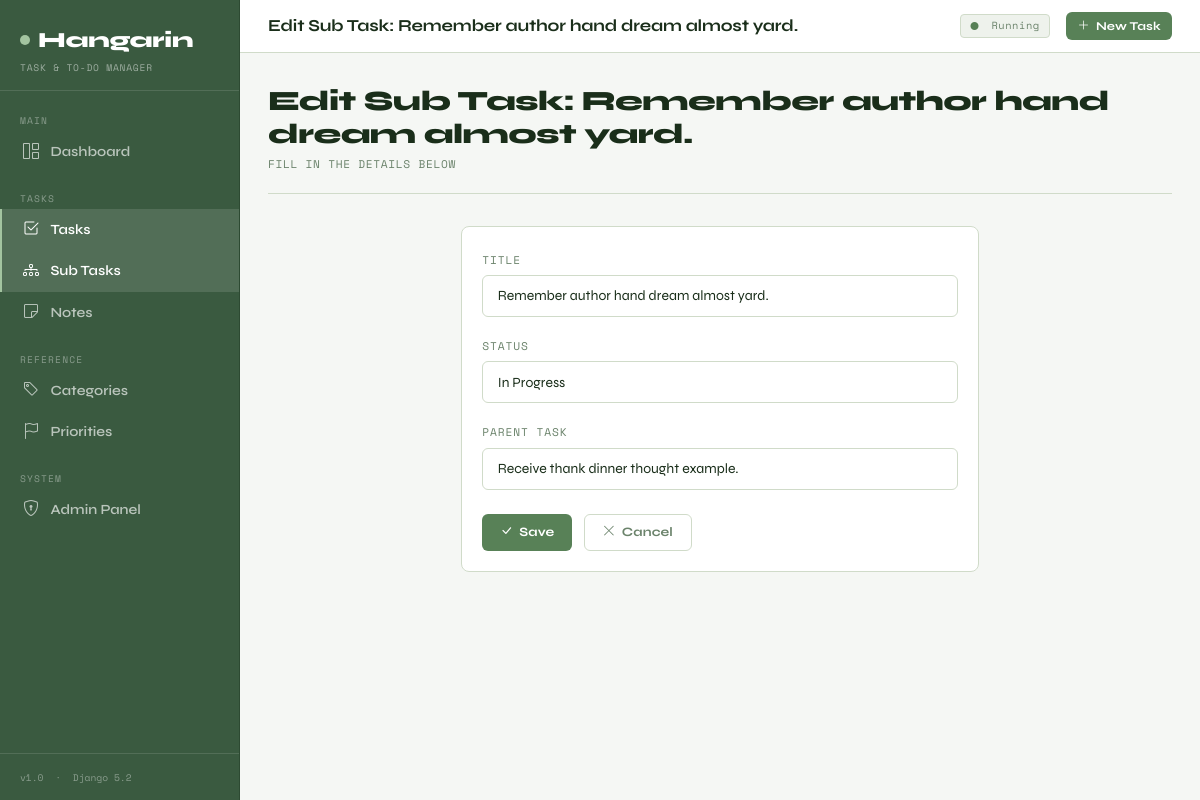
The page /subtasks/17/edit/ on the database its author committed.
### taskapp/models.py (models this page shows, shortened)
class BaseModel(models.Model):
    created_at = models.DateTimeField(auto_now_add=True)
    updated_at = models.DateTimeField(auto_now=True)
    class Meta:
        abstract = True

class SubTask(BaseModel):
    STATUS_CHOICES = [
        ("Pending", "Pending"),
        ("In Progress", "In Progress"),
        ("Completed", "Completed"),
    ]
    parent_task = models.ForeignKey(
        Task,
        on_delete=models.CASCADE,
        related_name="subtasks",
    )
    title = models.CharField(max_length=255)
    status = models.CharField(
        max_length=50,
        choices=STATUS_CHOICES,
        default="Pending",
    )
    class Meta:
        verbose_name = "Sub Task"
        verbose_name_plural = "Sub Tasks"
        ordering = ["parent_task", "title"]

### taskapp/views.py (the view)
# urls.py: path("subtasks/<int:pk>/edit/", views.SubTaskUpdateView.as_view(), name="subtask-edit"),
class SubTaskUpdateView(UpdateView):
    model = SubTask
    form_class = SubTaskForm
    template_name = "taskapp/subtask_form.html"
    success_url = reverse_lazy("subtask-list")
    def get_context_data(self, **kwargs):
        ctx = super().get_context_data(**kwargs)
        ctx["form_title"] = f"Edit Sub Task: {self.object.title}"
        ctx["cancel_url"] = reverse_lazy("subtask-list")
        return ctx

### taskapp/forms.py
class SubTaskForm(forms.ModelForm):
    class Meta:
        model = SubTask
        fields = ["title", "status", "parent_task"]
        widgets = {
            "title": forms.TextInput(attrs={"class": "form-control"}),
            "status": forms.Select(attrs={"class": "form-select"}),
            "parent_task": forms.Select(attrs={"class": "form-select"}),
        }

### taskapp/models.py (called while the page is built)
    def __str__(self):
        return self.title

### templates/taskapp/subtask_form.html (shortened to what this page needs)
{% extends "base.html" %}
{% block topbar_title %}{{ form_title }}{% endblock %}
{% block content %}
<div class="page-header fade-up">
  <div>
    <h1>{{ form_title }}</h1>
    <div class="sub">Fill in the details below</div>
  </div>
</div>
<div class="row justify-content-center fade-up">
  <div class="col-lg-7">
    <div class="hng-card">
      <form method="post">
        {% for field in form %}
        <div class="mb-3">
          <label class="form-label">{{ field.label }}</label>
          {{ field }}
        </div>
        {% endfor %}
        <div style="display:flex;gap:.75rem;margin-top:1.5rem;">
          <button type="submit" class="btn-hng btn-hng-primary"><i class="bi bi-check-lg"></i> Save</button>
          <a href="{{ cancel_url }}" class="btn-hng btn-hng-ghost"><i class="bi bi-x-lg"></i> Cancel</a>
        </div>
      </form>
    </div>
  </div>
</div>
{% endblock %}

### templates/base.html (style rules this page uses)
:root { --bg: #f5f7f4; --bg2: #ffffff; --bg3: #eef2ec; --border: #d0dbc9; --accent: #588157; --accent2: #3a6b3a; --accent3: #c0392b; --text: #1a2e1a; --muted: #6b836b; --sidebar: 240px; --font-ui: 'Syne', sans-serif; --font-mono:'Space Mono', monospace; }
* { box-sizing: border-box; }
body { margin: 0; background: var(--bg); color: var(--text); font-family: var(--font-ui); min-height: 100vh; display: flex; }
.page-header { display: flex; align-items: flex-end; justify-content: space-between; margin-bottom: 2rem; padding-bottom: 1.25rem; border-bottom: 1px solid var(--border); }
.page-header h1 { font-size: 1.75rem; font-weight: 800; margin: 0; letter-spacing: -.02em; }
.page-header .sub { font-family: var(--font-mono); font-size: .7rem; color: var(--muted); margin-top: .25rem; letter-spacing: .06em; text-transform: uppercase; }
.hng-card { background: var(--bg2); border: 1px solid var(--border); border-radius: 8px; padding: 1.25rem; }
.btn-hng { font-family: var(--font-ui); font-weight: 700; font-size: .8rem; border: none; padding: .5rem 1.1rem; border-radius: 6px; cursor: pointer; transition: all .15s; text-decoration: none; display: inline-flex; align-items: center; gap: .4rem; letter-spacing: .01em; }
.btn-hng-primary { background: var(--accent); color: #ffffff; }
.btn-hng-ghost { background: transparent; color: var(--muted); border: 1px solid var(--border); }
.form-control, .form-select { background: var(--bg2) !important; border: 1px solid var(--border) !important; color: var(--text) !important; border-radius: 6px !important; font-family: var(--font-ui) !important; font-size: .875rem !important; padding: .6rem .9rem !important; }
.form-select option { background: var(--bg2); }
.form-label { font-family: var(--font-mono); font-size: .7rem; letter-spacing: .08em; text-transform: uppercase; color: var(--muted); margin-bottom: .4rem; }
.fade-up { animation: fadeUp .3s ease both; }

### rows shown on the page
SubTask: form "Remember author hand dream almost yard." "In Progress" "Receive thank dinner thought example."

### other values the page prints
{{ field.label }} "TITLE" "STATUS" "PARENT TASK"
